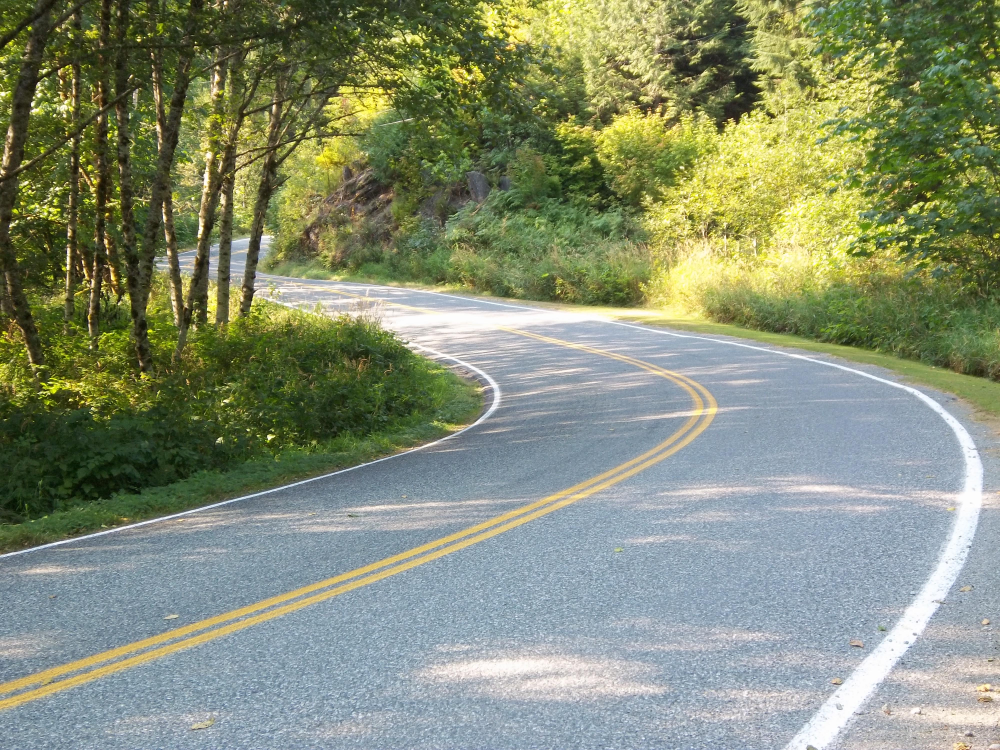
#> input picture images/road_2.jpg, 4000 x 3000 px (shown at 1/4 size)
$ python color-segmentation-static.py
#> lines starting #> are read from the running program, lines starting #| are printed output that depends on the picture; after the words box and inside, x2 and y2 are one past the last pixel; in counts of white or black regions, pixels touching at a corner belong together
import cv2
import numpy as np
import imutils

def color_seg(choice):
    if choice == 'blue':
        '''
        lower_hue = np.array([110,50,50])
        upper_hue = np.array([130,128,255])
        '''
        lower_hue = np.array([100,30,30])
        upper_hue = np.array([150,148,255])
    elif choice == 'white':
        lower_hue = np.array([0,0,0])
        upper_hue = np.array([0,0,255])
    elif choice == 'black':
        lower_hue = np.array([0,0,0])
        upper_hue = np.array([130,130,130])
    return lower_hue, upper_hue


# Take each frame
#frame = cv2.imread('images/black0.jpg')
frame = cv2.imread('images/road_2.jpg')
#> frame is the input picture: shape (3000, 4000, 3); mean B, G, R 115.9, 142.1, 133

frame = imutils.resize(frame, height = 300)
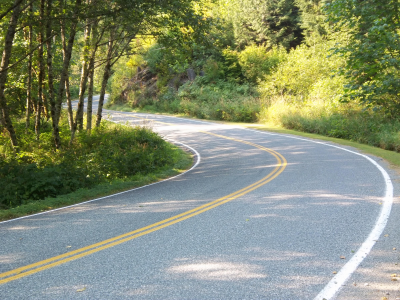
#> frame: shape (300, 400, 3); mean B, G, R 115.9, 142.1, 133
chosen_color = 'black'


# Convert BGR to HSV
hsv = cv2.cvtColor(frame, cv2.COLOR_BGR2HSV)
#> hsv: shape (300, 400, 3); mean H, S, V 62.6, 85.4, 148.7

# define range of a color in HSV
lower_hue, upper_hue = color_seg(chosen_color)


# Threshold the HSV image to get only blue colors
mask = cv2.inRange(hsv, lower_hue, upper_hue)
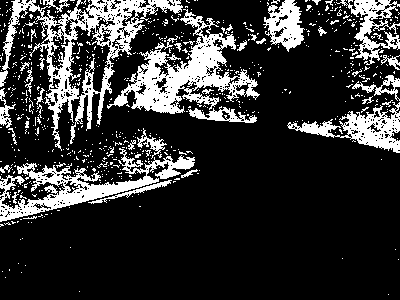
#> mask: shape (300, 400); 20.1% white; 673 white regions (628 under 20 px), largest, box (x1, y1, x2, y2) and area: (0, 0, 183, 151) 6063, (107, 9, 260, 114) 5075, (0, 148, 195, 222) 3825


cv2.imshow('frame',frame)
cv2.imshow('mask',mask)

cv2.waitKey(0)

$ run again, with images/road_0.jpg copied over images/road_2.jpg
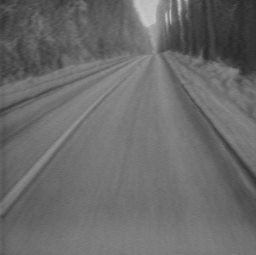
#> input picture images/road_0.jpg, 256 x 255 px
#> frame is the input picture: shape (255, 256, 3); min 39, max 201, mean 106.6
#> frame: shape (300, 301, 3)
#> hsv: shape (300, 301, 3); mean H, S, V 0, 0, 106.5
#> `mask = cv2.inRange(hsv, lower_hue, upper_hue)`:
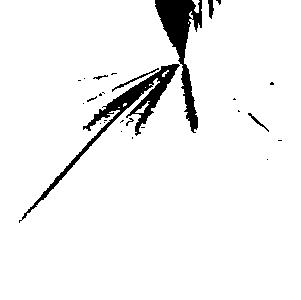
#> mask: shape (300, 301); 94.7% white; 27 black regions (20 under 20 px), largest, box (x1, y1, x2, y2) and area: (19, 64, 180, 223) 2251, (155, 0, 202, 133) 2125, (112, 68, 159, 92) 104

$ run again, with images/road_1.jpg copied over images/road_2.jpg
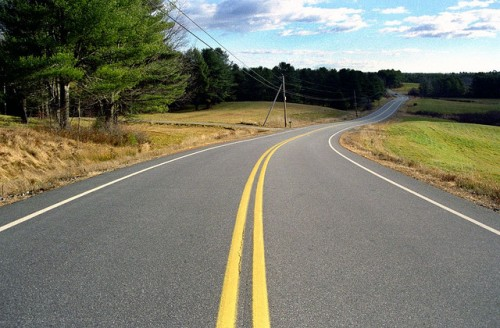
#> input picture images/road_1.jpg, 500 x 328 px
#> frame is the input picture: shape (328, 500, 3); mean B, G, R 107.9, 123.7, 123.6
#> frame: shape (300, 457, 3)
#> hsv: shape (300, 457, 3); mean H, S, V 46.1, 65.2, 130.7
#> `mask = cv2.inRange(hsv, lower_hue, upper_hue)`:
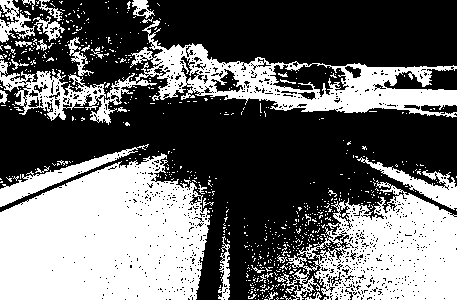
#> mask: shape (300, 457); 40.8% white; 681 white regions (648 under 20 px), largest, box (x1, y1, x2, y2) and area: (0, 153, 210, 300) 23627, (0, 20, 457, 125) 12442, (277, 180, 457, 300) 12064

$ run again, with images/road_4.jpg copied over images/road_2.jpg
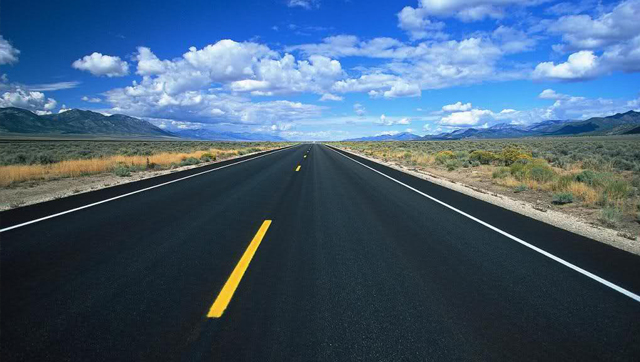
#> input picture images/road_4.jpg, 640 x 362 px
#> frame is the input picture: shape (362, 640, 3); mean B, G, R 117.9, 92.9, 67.7
#> frame: shape (300, 530, 3)
#> hsv: shape (300, 530, 3); mean H, S, V 94.7, 115.3, 122.7
#> `mask = cv2.inRange(hsv, lower_hue, upper_hue)`:
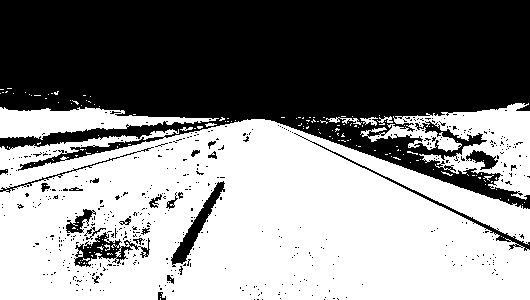
#> mask: shape (300, 530); 53.2% white; 505 black regions (481 under 20 px), largest, box (x1, y1, x2, y2) and area: (0, 0, 530, 209) 69004, (171, 181, 225, 267) 970, (74, 232, 150, 267) 913
